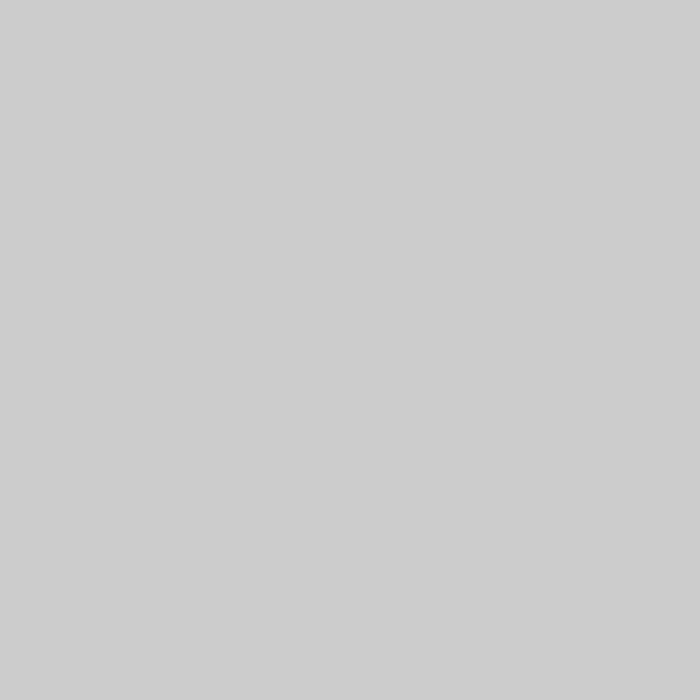
Frame 1 (no input)
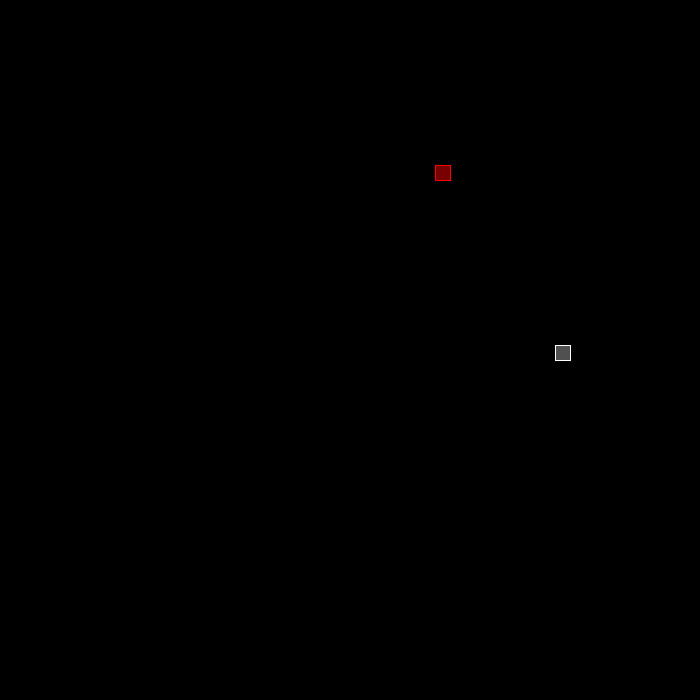
Frame 60 (the mouse pressed at the canvas centre just before this capture)
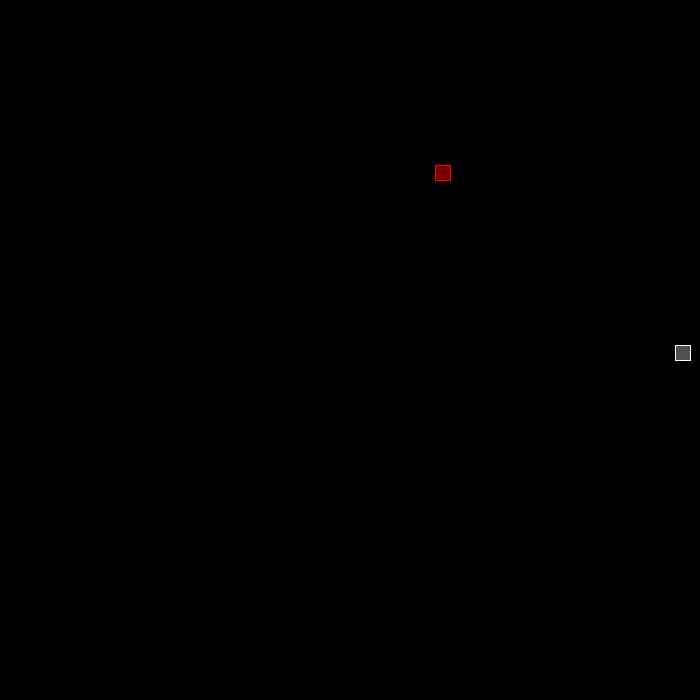
Frame 120 (the mouse held since frame 60 and released just before this capture)

The Processing sketch that drew these frames (run headless with seeded random() and noise(); from frame 60 on, the mouse is pressed at the canvas centre):

// Processing sketch: Snake
// ── Snake.pde
ArrayList <segment> S = new ArrayList <segment>();
int direction = 0, headDirection = 0, size = 15, applex, appley, score = 0;
segment seg, head;
boolean gameOver = false, appleExists = false;
float time = 0;

void setup()
{
  size(700, 700);
  frameRate(60);
  stroke(255);
  fill(80);
  S.add(new segment(width / 2 / size * size, height / 2 / size * size, -1, -1));
  textAlign(CENTER, CENTER);
  textSize(64);
}

void draw()
{
  if (time >= 1)
  {
    time = 0;
    background(0);
    if (gameOver == false)
    {
      if (appleExists == false)
        createApple();
      displayApple();
      head = S.get(0);
      if (head.x == applex && head.y == appley)
        eatApple();
      switch (headDirection)
      {
      case 0:
        head.x += size;
        break;
      case 1:
        head.y -= size;
        break;
      case 2:
        head.x -= size;
        break;
      case 3:
        head.y += size;
        break;
      }
      if (head.x < 0 || head.x > width - size || head.y < 0 || head.y > height - size)
        gameOver = true;
      head.display();
      for (int i = 1; i < S.size(); i++)
      {
        seg = S.get(i);
        seg.move(S.get(i - 1));
        if (seg.checkCollision(head) == false)
          seg.display();
        else
          gameOver = true;
      }
    } 
    else
      text("GAME OVER", width / 2, height / 2);
  }
  else
    time += 10 / frameRate;
}

void keyPressed()
{
  if (key == 'a')
    direction = 1;
  else if (key == 'd')
    direction = -1;
  else
    direction = 0;
  headDirection = (headDirection + direction + 4) % 4;
}

void createApple()
{
  applex = (int)random(0, width / size - 1) * size;
  appley = (int)random(0, height / size - 1) * size;
  appleExists = true;
}

void displayApple()
{
  stroke(255, 0, 0);
  fill(120, 0, 0);
  rect(applex, appley, size, size);
  stroke(255);
  fill(80); //<>//
}

void eatApple()
{
  appleExists = false;
  segment lastSeg = S.get(S.size() - 1);
  S.add(new segment(-size, -size, lastSeg.x, lastSeg.y));
  println(score++);
}

// ── body.pde
class segment
{
  int x, y, nextx, nexty;

  segment(int tx, int ty, int tnextx, int tnexty)
  {
    x = tx;
    y = ty;
    nextx = tnextx;
    nexty = tnexty;
  }

  void move(segment nextSegment)
  {
    x = nextx;
    y = nexty;
    nextx = nextSegment.x;
    nexty = nextSegment.y;
  }

  boolean checkCollision(segment head)
  {
    if (x == head.x && y == head.y)
      return true; //<>//
    return false;
  }

  void display()
  {
    rect(x, y, size, size);
  }
}
